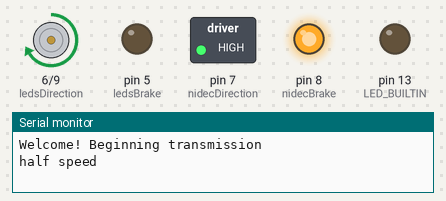
Simulated run of this sketch. Board: Arduino Nano, built with avr-gcc and run on an emulated ATmega328P. Shown: direction and speed pins drawn as motors (green arrow = direction pin HIGH = forward, orange = LOW = backward, longer = more drive), switched loads named in the sketch (green lamp = pin HIGH), output pins drawn as LEDs (lit = HIGH), the last lines printed to the serial monitor.

Above: at 1.0 s.
At 3.0 s:
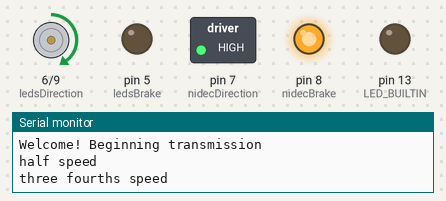
At 6.5 s:
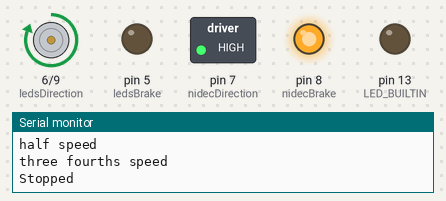
Timing chart, 0 to 10.4 s (numbered marks = the images above):
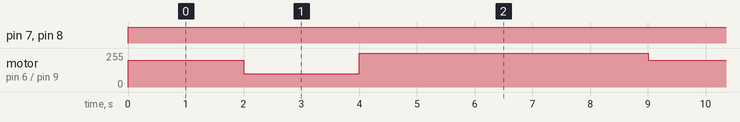

Measured:
- by itself, pin 7 (nidecDirection), pin 8 (nidecBrake): LOW → HIGH at 0.00 s
- by itself, motor on pin 6 (ledsDirection) / pin 9 (nidecPWM): repeats every 9.0 s: forward 100/255 2.0 s, forward 255/255 5.0 s, forward 200/255 2.0 s

The sketch:

test_motor.ino
```cpp
#include "Arduino.h"
#include <Wire.h>
#include <PWM.h>

const int nidecBrake = 8;      // Brake
const int nidecDirection = 7;  // CW/CCW Nidec Motor
const int ledsDirection = 6;   // Green LED direction indicators
const int ledsBrake = 5;       // Red LED direction indicators
const int nidecPWM = 9;        // Nidec Motor PWSerial.begin(9600);

//$$$$$$$$$$$$$$$$$$$$$$$$$$$$$$$$$$$$$$  Drive Motor Function START $$$$$$$$$$$$$$$$$$$$$$$$$$$$$$$$$$$$$$
// For pwm: 400 = stopped and 0 = full speed
// For dir: 0 = CCW and 1 = CW
void driveMotor(int pwm,int dir){
  //if pwm
  digitalWrite(nidecBrake,HIGH);    // Nidec motor brake OFF
  digitalWrite(ledsBrake,LOW);      //Red LED OFF // Brake OFF
  if(dir == 0){
    analogWrite(nidecPWM, pwm);
    digitalWrite(nidecDirection,LOW); // Nidec Direction CCW
    digitalWrite(ledsDirection,LOW);  //Green LED OFF // Direction CCW
    }
  else if(dir == 1){
    analogWrite(nidecPWM, pwm);
    digitalWrite(nidecDirection,HIGH); // Nidec Direction CW
    digitalWrite(ledsDirection,HIGH);  //Green LED ON // Direction CW
    }
}
//$$$$$$$$$$$$$$$$$$$$$$$$$$$$$$$$$$$$$$  Drive Motor Function END $$$$$$$$$$$$$$$$$$$$$$$$$$$$$$$$$$$$$$$$$


void setup(){
    Serial.begin(112500);
    //*************************** Nidec 24H677H010 BLDC Motor Setup *****************************
    // PWM.h Setup
    InitTimersSafe();
    // The Nidec 24H677 BLDC Motor requires a PWM frequency of 20KHz to 25KHz
    bool success = SetPinFrequencySafe(nidecPWM, 20000);

    //set the Nidec motor control pins
    pinMode(nidecBrake, OUTPUT);
    pinMode(nidecDirection,OUTPUT);
    pinMode(ledsDirection,OUTPUT);
    pinMode(ledsBrake,OUTPUT);
    pinMode(nidecPWM,OUTPUT);

    // Output initial state values
    digitalWrite(nidecDirection,LOW); // Nidec Direction CCW
    digitalWrite(ledsDirection,LOW); //Green LED OFF // Direction CCW
    digitalWrite(nidecBrake,LOW); // Nidec motor brake is O
    digitalWrite(ledsBrake,HIGH); //Red LED ON // Brake ON
    analogWrite(nidecPWM,400); // Motor Stop PWM Signal

    Serial.println("Welcome! Beginning transmission");
    pinMode(LED_BUILTIN,OUTPUT);
}

void loop()
{
    driveMotor(200,1);
    Serial.println("half speed");
    delay(2000);

    driveMotor(100,1);
    Serial.println("three fourths speed");
    delay(2000);

    driveMotor(400,1);
    Serial.println("Stopped");
    delay(5000);

}
```
